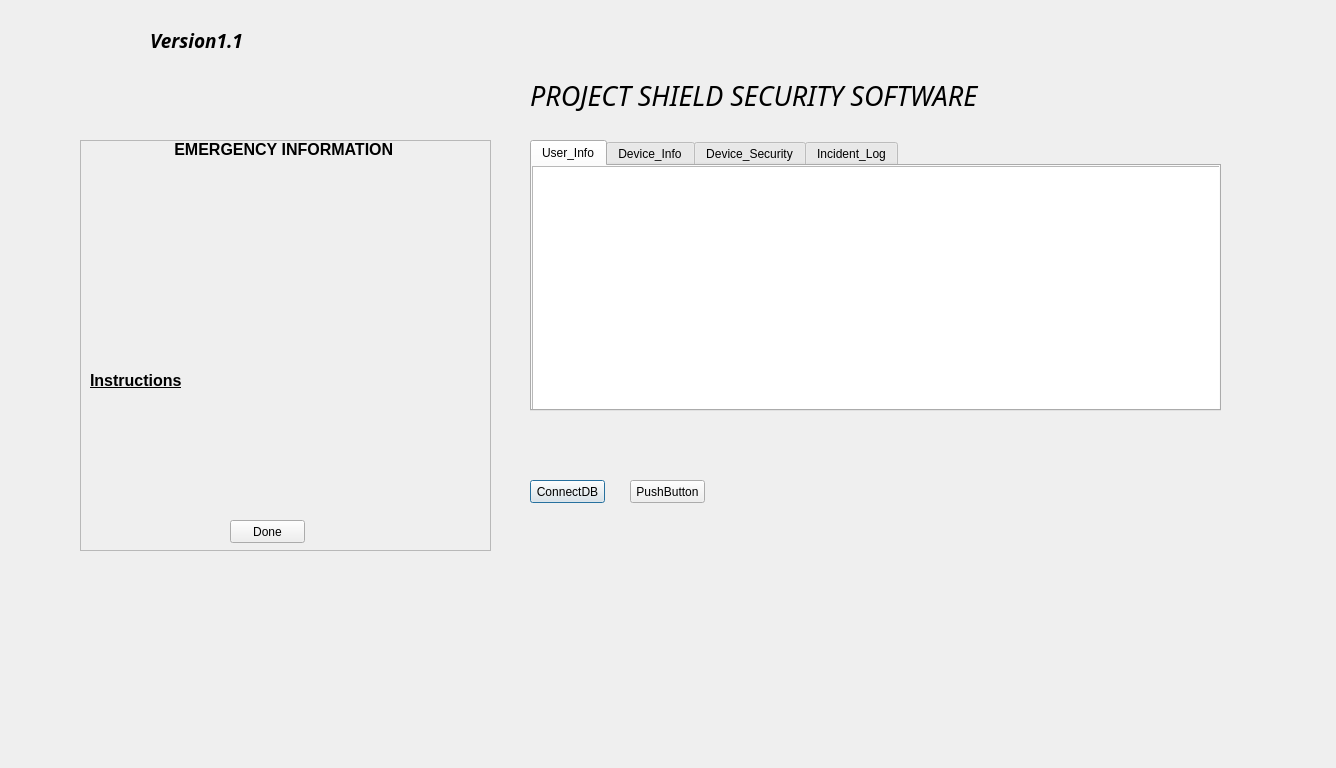
<?xml version="1.0" encoding="UTF-8"?>
<ui version="4.0">
 <class>SecondWindow</class>
 <widget class="QDialog" name="SecondWindow">
  <property name="geometry">
   <rect>
    <x>0</x>
    <y>0</y>
    <width>1336</width>
    <height>768</height>
   </rect>
  </property>
  <property name="windowTitle">
   <string>Dialog</string>
  </property>
  <property name="styleSheet">
   <string notr="true">QDialog{
background-image: url(&quot;:/Logo/grass.jpg&quot;);
}

QLabel{


}</string>
  </property>
  <widget class="QPushButton" name="pushButton">
   <property name="geometry">
    <rect>
     <x>530</x>
     <y>480</y>
     <width>75</width>
     <height>23</height>
    </rect>
   </property>
   <property name="text">
    <string>ConnectDB</string>
   </property>
  </widget>
  <widget class="QLabel" name="MainText">
   <property name="geometry">
    <rect>
     <x>530</x>
     <y>80</y>
     <width>561</width>
     <height>31</height>
    </rect>
   </property>
   <property name="font">
    <font>
     <family>Javanese Text</family>
     <pointsize>20</pointsize>
     <weight>50</weight>
     <italic>true</italic>
     <bold>false</bold>
    </font>
   </property>
   <property name="text">
    <string>PROJECT SHIELD SECURITY SOFTWARE</string>
   </property>
  </widget>
  <widget class="QLabel" name="Version_Text">
   <property name="geometry">
    <rect>
     <x>150</x>
     <y>30</y>
     <width>111</width>
     <height>21</height>
    </rect>
   </property>
   <property name="font">
    <font>
     <family>Javanese Text</family>
     <pointsize>14</pointsize>
     <weight>75</weight>
     <italic>true</italic>
     <bold>true</bold>
    </font>
   </property>
   <property name="text">
    <string>Version1.1</string>
   </property>
  </widget>
  <widget class="QLabel" name="label">
   <property name="geometry">
    <rect>
     <x>10</x>
     <y>10</y>
     <width>191</width>
     <height>201</height>
    </rect>
   </property>
   <property name="text">
    <string/>
   </property>
  </widget>
  <widget class="QTabWidget" name="tabWidget">
   <property name="geometry">
    <rect>
     <x>530</x>
     <y>140</y>
     <width>691</width>
     <height>271</height>
    </rect>
   </property>
   <property name="currentIndex">
    <number>0</number>
   </property>
   <widget class="QWidget" name="User_Info">
    <attribute name="title">
     <string>User_Info</string>
    </attribute>
    <widget class="QTableView" name="tableView">
     <property name="geometry">
      <rect>
       <x>0</x>
       <y>0</y>
       <width>691</width>
       <height>251</height>
      </rect>
     </property>
    </widget>
   </widget>
   <widget class="QWidget" name="tab_2">
    <attribute name="title">
     <string>Device_Info</string>
    </attribute>
    <widget class="QTableView" name="Device_view">
     <property name="geometry">
      <rect>
       <x>0</x>
       <y>0</y>
       <width>691</width>
       <height>251</height>
      </rect>
     </property>
    </widget>
   </widget>
   <widget class="QWidget" name="tab">
    <attribute name="title">
     <string>Device_Security</string>
    </attribute>
    <widget class="QTableView" name="Device_security">
     <property name="geometry">
      <rect>
       <x>0</x>
       <y>0</y>
       <width>691</width>
       <height>251</height>
      </rect>
     </property>
    </widget>
   </widget>
   <widget class="QWidget" name="tab_3">
    <attribute name="title">
     <string>Incident_Log</string>
    </attribute>
    <widget class="QTableView" name="Incedent_View">
     <property name="geometry">
      <rect>
       <x>0</x>
       <y>0</y>
       <width>691</width>
       <height>251</height>
      </rect>
     </property>
    </widget>
   </widget>
  </widget>
  <widget class="QPushButton" name="pushButton_2">
   <property name="geometry">
    <rect>
     <x>630</x>
     <y>480</y>
     <width>75</width>
     <height>23</height>
    </rect>
   </property>
   <property name="text">
    <string>PushButton</string>
   </property>
  </widget>
  <widget class="QFrame" name="frame">
   <property name="geometry">
    <rect>
     <x>80</x>
     <y>140</y>
     <width>411</width>
     <height>411</height>
    </rect>
   </property>
   <property name="frameShape">
    <enum>QFrame::StyledPanel</enum>
   </property>
   <property name="frameShadow">
    <enum>QFrame::Raised</enum>
   </property>
   <widget class="QLabel" name="labeInstructions">
    <property name="geometry">
     <rect>
      <x>10</x>
      <y>230</y>
      <width>111</width>
      <height>21</height>
     </rect>
    </property>
    <property name="font">
     <font>
      <pointsize>12</pointsize>
      <weight>75</weight>
      <italic>false</italic>
      <bold>true</bold>
      <underline>true</underline>
     </font>
    </property>
    <property name="text">
     <string>Instructions</string>
    </property>
   </widget>
   <widget class="QLabel" name="labelInstructionstext">
    <property name="geometry">
     <rect>
      <x>0</x>
      <y>260</y>
      <width>381</width>
      <height>101</height>
     </rect>
    </property>
    <property name="font">
     <font>
      <pointsize>10</pointsize>
     </font>
    </property>
    <property name="text">
     <string/>
    </property>
   </widget>
   <widget class="QPushButton" name="ButtonDone">
    <property name="geometry">
     <rect>
      <x>150</x>
      <y>380</y>
      <width>75</width>
      <height>23</height>
     </rect>
    </property>
    <property name="text">
     <string>Done</string>
    </property>
   </widget>
   <widget class="QWidget" name="">
    <property name="geometry">
     <rect>
      <x>10</x>
      <y>0</y>
      <width>459</width>
      <height>219</height>
     </rect>
    </property>
    <layout class="QVBoxLayout" name="verticalLayout">
     <item>
      <widget class="QLabel" name="labelTitle">
       <property name="font">
        <font>
         <pointsize>12</pointsize>
         <weight>75</weight>
         <bold>true</bold>
        </font>
       </property>
       <property name="text">
        <string>                   EMERGENCY INFORMATION</string>
       </property>
      </widget>
     </item>
     <item>
      <widget class="QLabel" name="labelName">
       <property name="font">
        <font>
         <pointsize>10</pointsize>
        </font>
       </property>
       <property name="text">
        <string/>
       </property>
      </widget>
     </item>
     <item>
      <widget class="QLabel" name="labelSurname">
       <property name="font">
        <font>
         <pointsize>10</pointsize>
        </font>
       </property>
       <property name="text">
        <string/>
       </property>
      </widget>
     </item>
     <item>
      <widget class="QLabel" name="labelTown">
       <property name="font">
        <font>
         <pointsize>10</pointsize>
        </font>
       </property>
       <property name="text">
        <string/>
       </property>
      </widget>
     </item>
     <item>
      <widget class="QLabel" name="labelStreetAdress">
       <property name="font">
        <font>
         <pointsize>10</pointsize>
        </font>
       </property>
       <property name="text">
        <string/>
       </property>
      </widget>
     </item>
     <item>
      <widget class="QLabel" name="labelAge">
       <property name="font">
        <font>
         <pointsize>10</pointsize>
        </font>
       </property>
       <property name="text">
        <string/>
       </property>
      </widget>
     </item>
     <item>
      <widget class="QLabel" name="labelSex">
       <property name="font">
        <font>
         <pointsize>10</pointsize>
        </font>
       </property>
       <property name="text">
        <string/>
       </property>
      </widget>
     </item>
     <item>
      <widget class="QLabel" name="labelContactNumber">
       <property name="font">
        <font>
         <pointsize>10</pointsize>
        </font>
       </property>
       <property name="text">
        <string/>
       </property>
      </widget>
     </item>
     <item>
      <widget class="QLabel" name="labelAlternateNumber">
       <property name="font">
        <font>
         <pointsize>10</pointsize>
        </font>
       </property>
       <property name="text">
        <string/>
       </property>
      </widget>
     </item>
     <item>
      <widget class="QLabel" name="labelEmalAdress">
       <property name="font">
        <font>
         <pointsize>10</pointsize>
        </font>
       </property>
       <property name="text">
        <string/>
       </property>
      </widget>
     </item>
    </layout>
   </widget>
  </widget>
 </widget>
 <resources/>
 <connections/>
</ui>
